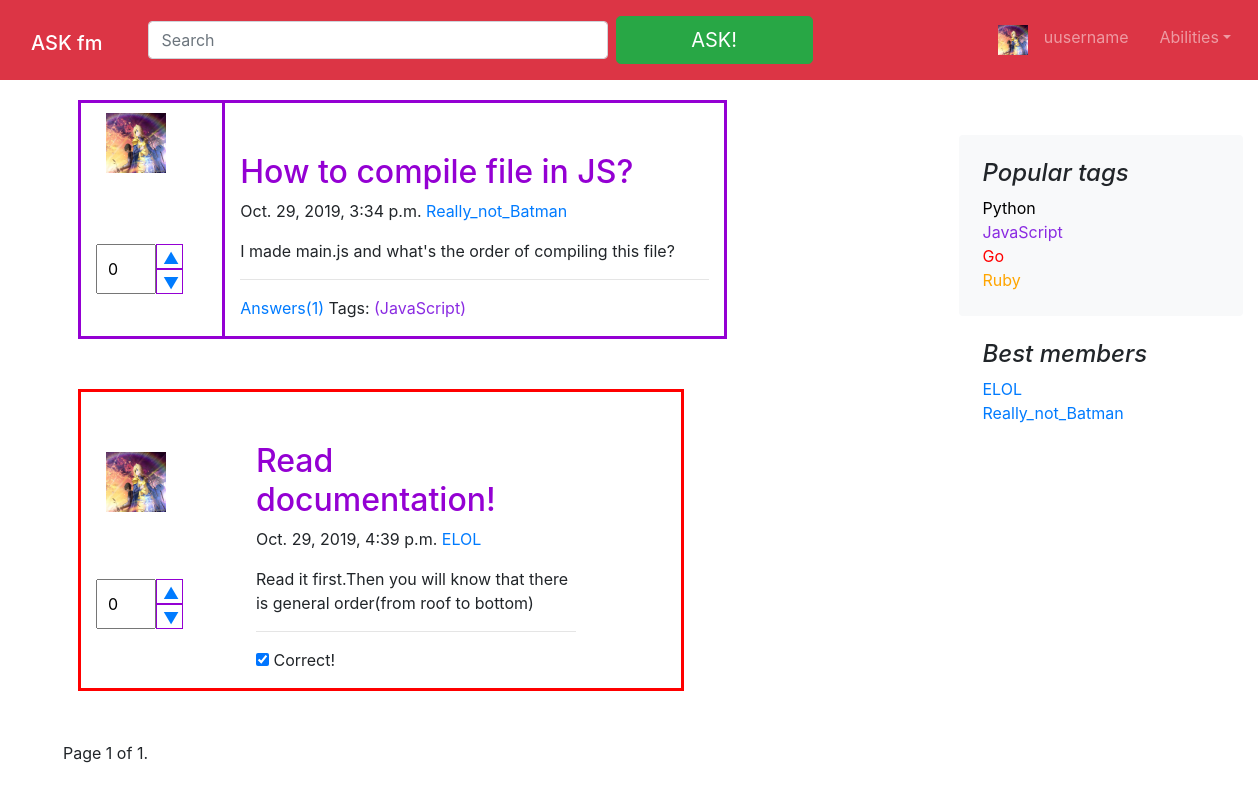
Page /question/1/ on the earlier database version.
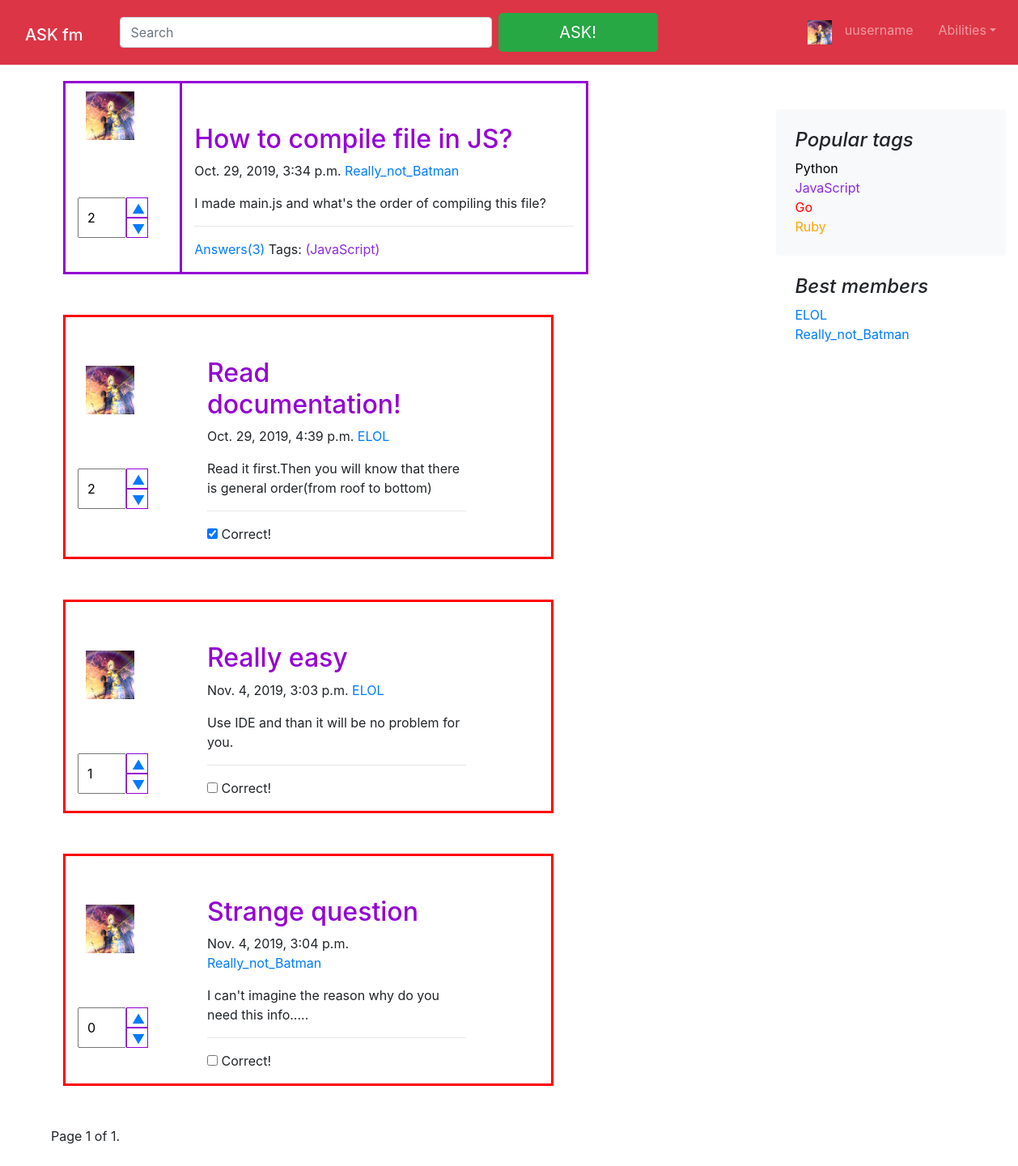
Same page on the later database version.
### ask/models.py (models this page shows, shortened)
class Tag(models.Model):
    name = models.CharField(max_length=15)
    color = models.CharField(max_length=15)
    object1 = TagManager
    class Meta:
        verbose_name = 'Тег'
        verbose_name_plural = 'Теги'

class Author(models.Model):
    user = models.OneToOneField(User, on_delete=models.CASCADE)
    nickname = models.CharField(max_length=255)
    birth_date = models.DateField(null=True, blank=True)
    def __str__(self):
        return self.nickname
    class Meta:
        verbose_name = 'Автор'
        verbose_name_plural = 'Авторы'

class Question(models.Model):
    title = models.CharField(max_length=255)
    text = models.TextField()
    author = models.ForeignKey(
        Author, on_delete=models.SET_NULL, null=True, blank=True)
    pub_date = models.DateTimeField('date published')
    rating = models.IntegerField(default=0)
    tags = models.ManyToManyField(Tag)
    object1 = QuestionManager
    class Meta:
        verbose_name = 'Вопрос'
        verbose_name_plural = 'Вопросы'

class Answer(models.Model):
    author = models.ForeignKey(
        Author, on_delete=models.SET_NULL, null=True, blank=True)
    title = models.CharField(max_length=255)
    question = models.ForeignKey(Question, on_delete=models.CASCADE)
    text = models.TextField()
    rating = models.IntegerField(default=0)
    correct = models.BooleanField()
    pub_date = models.DateTimeField('date published')
    class Meta:
        verbose_name = 'Ответ'
        verbose_name_plural = 'Ответы'

### ask/views.py (the view)
# urls.py: url(r'^question/(?P<question_id>\d+)/$', views.question, name='question'),
def question(request, question_id):
    q = get_object_or_404(Question, pk=question_id)
    a = q.answer_set.all()
    paginator = Paginator(a, 3)  # Show 1 contacts per page
    page = request.GET.get('page')
    answer_list = paginator.get_page(page)
    return render(
        request,
        'ask/question.html', {
            'question': q,
            'answer_list': answer_list,
            'tags': Tag.object1.besters(),
            'question_list': answer_list,
            'users': Author.objects.all(),
        }
    )

### ask/models.py (called while the page is built)
    def besters():
        return Tag.objects.annotate(num_tags=Count('question')).order_by('-num_tags')

### ask/templates/ask/question.html (shortened to what this page needs)
{% extends './base.html' %}
{% block content %}
  <main role="main" class="container-fluid m-5">
<div class="container-fluid" style="margin-top: 0px">
<div>
      <div class="row">
          {% include "post.html" %}
{% for answer in answer_list%}
           <div class="row" style="border: 3px solid red; width: 70%;margin-left: 0%">
        <div class="col col-2">
         <a class="blog-post" href="#"><img src="/static/img/fffzRA7cwYA.jpg" width="60" height="60" style="margin: 10px"></a><br>
           <div class="btn-group" style="margin-top: 10%">
              <div><input class="inputer" style="width: 60px" type="number" ans-id={{answer.id}} value={{answer.rating}}></div>
          <div class="btn-group-vertical" style="margin-right: 50px">
             <button  onmouseover="this.style.backgroundColor='green'"; onmouseout="this.style.backgroundColor='white'" ;
                    style="height: 25px; width: 90%;">
                 <a href="{% url 'ask:like' answer.id 1 0 %}">▲</a></button>
            <button onmouseover="this.style.backgroundColor='red'"; onmouseout="this.style.backgroundColor='white'" ;
                    style="height: 25px; width: 90%;" >
                <a href="{% url 'ask:like' answer.id 0 0 %}">▼</a></button>
          </div>
        </div>
        </div>
        <div class="col col-7" style="margin-left: 10%">
        <div class="blog-post" style="margin-top: 0%">
        <h2><a style="color: darkviolet" href="#">{{answer.title}}</a></h2>
        <p class="blog-post-meta"> {{answer.pub_date}}
          <a href="{% url 'ask:settings' %}">{{answer.author}}</a>
        </p>
{{answer.text}}
          <hr>
            {% if answer.correct %}
            <p><input type="checkbox" name="check" value="True" checked> Correct!</p>
            {% else %}
            <p><input type="checkbox" name="check" value="True"> Correct!</p>
            {% endif %}
      </div>
        </div>
           </div>
          {% endfor %}
      </div>
</div>
</div>
      {% include "paginator.html" %}
  </main>
{% endblock %}

### ask/templates/ask/base.html (shortened to what this page needs)
{% load static %}
<!doctype html>
<html lang="en">
  <head>
    <link rel="stylesheet" href="{% static 'css/bootstrap.min.css' %}">
  </head>
  <body>
  <nav class="navbar navbar-expand-lg fixed-top navbar-dark bg-danger" style="margin-bottom: 1%">
    <h1><a class="navbar-brand col-3 col-sm-4 col-md-10" href="{% url 'ask:index' %}">ASK fm</a></h1>
    <form class="form-inline col-5 col-sm-5 col-md-5 col-lg-8 mr-sm-4 my-4 my-lg-2">
      <input class="form-control col-6 col-sm-5 col-md-7 mr-sm-2" type="text" placeholder="Search" aria-label="Search">
      <button class="btn btn-success btn-lg col-6 col-sm-5 col-md-3" href="{% url 'ask:ask' %}" type="submit">
        <a style="color: white" href="{% url 'ask:ask' %}">ASK!</a>
      </button>
    </form>
  <div class="col-3 col-sm-3 navbar-collapse offcanvas-collapse" id="navbarsExampleDefault">
    <ul class="navbar-nav mr-auto col-5">
      <li class="nav-item">
        <a class="nav-link" href="#"><img src="/static/img/fffzRA7cwYA.jpg" width="30" height="30"></a>
      </li>
      {% if user.is_authenticated %}
      <li class="nav-item">
        <a class="nav-link col-sm-4"  href="{% url 'ask:settings' %}">{{user.author.nickname}}</a>
      </li>
      {% else %}
      <li class="nav-item">
        <a class="nav-link col-sm-4"  href="#">uusername</a>
      </li>
      {% endif%}
      <li class="nav-item dropdown col-sm-4 ">
        <a class="nav-link dropdown-toggle" href="#" id="dropdown01" data-toggle="dropdown" aria-haspopup="true" aria-expanded="false">
          Abilities</a>
      </li>
    </ul>
  </div>
</nav>
  <div class="col-3 blog-sidebar float-right" style="margin-top: 85px;min-height: 500px">
      <div class="p-4 mb-8 bg-light rounded">
        <h4 class="font-italic">Popular tags</h4>
        {% for tag in tags %}
        <a href="{% url 'ask:tag' tag.name %}" ><p class="mb-0" style="color: {{tag.color}}"> {{tag.name}}</p></a>
        {% endfor %}
      </div>
    <div>
      <div class="p-4">
        <h4 class="font-italic">Best members</h4>
        <ol class="list-unstyled mb-0">
          {% for user in users%}
          <li><a href="{% url 'ask:settings' %}">{{user.nickname}}</a></li>
          {%endfor%}
        </ol>
      </div>
    </div>
    </div>
{% block content %}
{% endblock %}
  </body>
</html>

### ask/templates/ask/post.html (shortened to what this page needs)
        <div class="col col-2" style="border: 3px solid;border-color:darkviolet ;border-right: none">
         <a class="blog-post" href="#"><img src="/static/img/fffzRA7cwYA.jpg" width="60" height="60" style="margin: 10px"></a><br>
           <div class="btn-group" style="margin-top: 10%">
              <div><input class="inputer" style="width: 60px" type="number" id={{question.id}} value={{question.rating}}></div>
          <div class="btn-group-vertical" style="margin-right: 50px">
             <button  onmouseover="this.style.backgroundColor='green'"; onmouseout="this.style.backgroundColor='white'" ;
                    style="height: 25px; width: 90%;" onclick="myFunction1({{question.id}})">
                 <a href="{% url 'ask:like' question.id 1 1 %}">▲</a></button>
            <button onmouseover="this.style.backgroundColor='red'"; onmouseout="this.style.backgroundColor='white'" ;
                    style="height: 25px; width: 90%;" onclick="myFunction2({{question.id}})">
                <a href="{% url 'ask:like' question.id 0 1 %}">▼</a></button>
          </div>
        </div>
        </div>
        <div class="col col-7" style="border: 3px solid;border-color:darkviolet">
        <div class="blog-post">
        <h2><a style="color: darkviolet" href="{% url 'ask:question' question.id %}">{{question.title}}</a></h2>
        <p class="blog-post-meta">{{question.pub_date}}
          <a href="{% url 'ask:settings' %}">{{question.author}}</a>
        </p>
            {{question.text}}
          <hr>
            <p> <a href="{% url 'ask:question' question.id %}">Answers({{question.answer_set.count}})</a> Tags:
                {% for tag in question.tags.all%}
                <a href="{% url 'ask:tag' tag.name %}" style="color: {{tag.color}} ">({{tag.name}})</a>
            {% endfor%}
            </p>
      </div>
</div>

### ask/templates/ask/paginator.html (shortened to what this page needs)
<div class="pagination">
    <span class="step-links">
        <span class="current">
            Page {{ question_list.number }} of {{ question_list.paginator.num_pages }}.
        </span>
    </span>
</div>

### ask/templates/ask/base.html (style rules this page uses)
.btn-group input { padding: 10px 10px; height: 50px; width: 60px; }
.btn-group button { background-color: white; border: 1px solid darkviolet; color: black; cursor: pointer; }
.btn-group button:after { content: ""; clear: both; display: table; }
.btn-group:after { content: ""; clear: both; display: table; }
main div { margin-top: 50px; }

Differences in the rows shown:
changed Question "How to compile file in JS?": rating "0" → "2"; answer_set.count "1" → "3"
changed Answer "Read documentation!": rating "0" → "2"
added Answer: rating "1", title "Really easy", pub_date "Nov. 4, 2019, 3:03 p.m.", author "ELOL", text "Use IDE and than it will be no problem for you."
added Answer: rating "0", title "Strange question", pub_date "Nov. 4, 2019, 3:04 p.m.", author "Really_not_Batman", text "I can't imagine the reason why do you need this info....."
